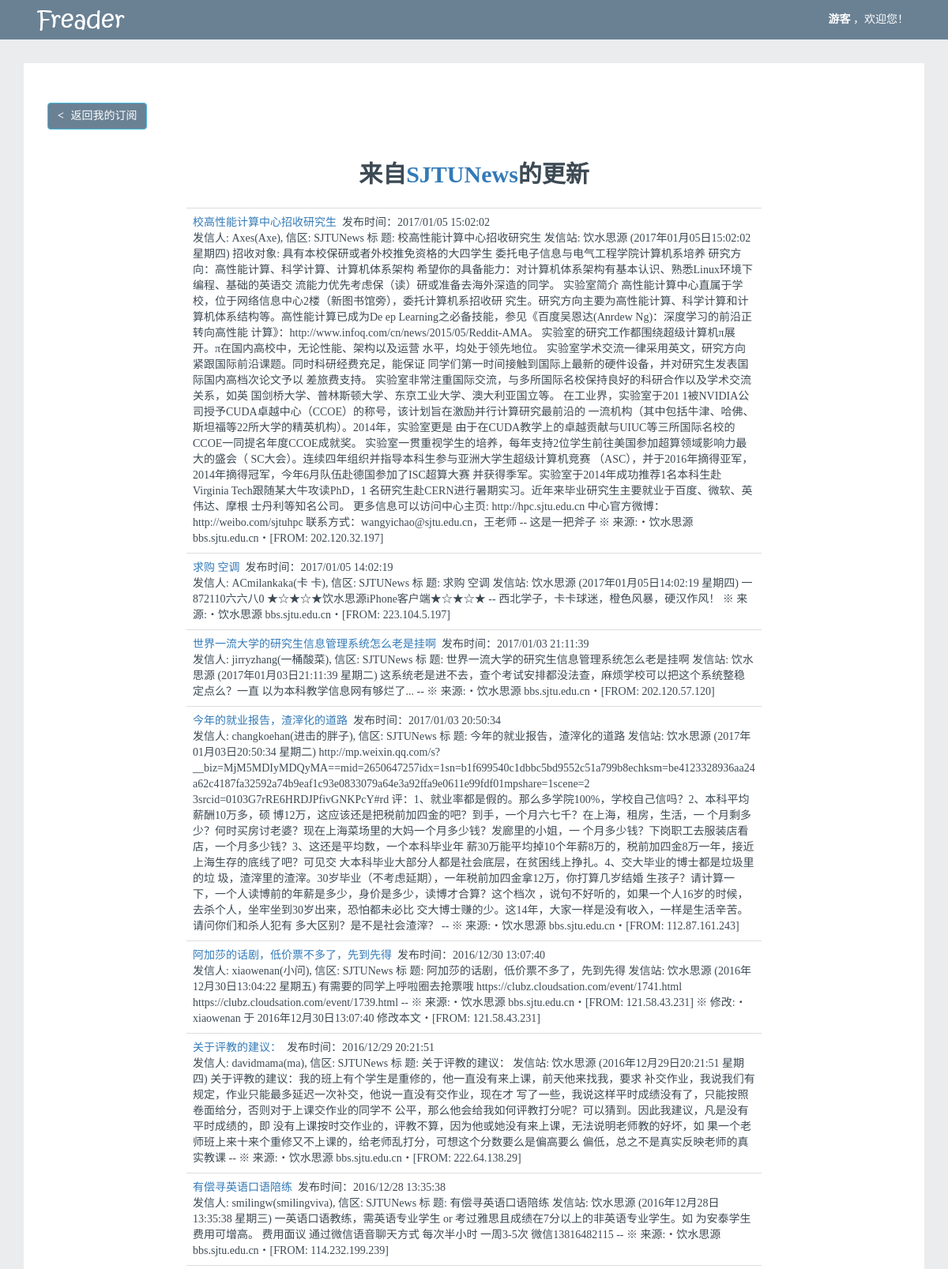
The page /chnl/383/ (upper part) on the database its author committed.
### Main/models.py (models this page shows, shortened)
class Channel(models.Model):
    title=models.CharField('标题',max_length=32)
    link=models.CharField('订阅源',max_length=64)
    description=models.CharField('描述',max_length=128)
    created_time=models.DateTimeField("创建时间",auto_now_add=True)
    has_update=models.BooleanField('是否有更新',default=False)
    class Meta:
        ordering=['-created_time']

class Item(models.Model):
    title=models.CharField('标题',max_length=32)
    link=models.CharField('链接',max_length=64)
    pubdate=models.DateTimeField('发布时间',null=True)
    description=models.CharField('描述',max_length=128)
    channel=models.ForeignKey(Channel,verbose_name='所属源')
    is_new=models.BooleanField('是否是最新',default=False)
    class Meta:
        ordering=['-pubdate']

### Main/views.py (the view)
# urls.py: url(r'^chnl/(?P<chnl_id>\d+)/$',ChnlUpdtView.as_view(),name='chnlupdt'),
class ChnlUpdtView(DetailView):
    model = Channel
    template_name = 'chnlupdt.html'
    context_object_name = 'channel'
    pk_url_kwarg = 'chnl_id'
    def get_context_data(self, **kwargs):
        kwargs['items']=self.object.item_set.all().distinct()
        if self.request.user.is_anonymous:
            kwargs['username']='游客'
        else:
            kwargs['username']=self.request.user.username
        return super(ChnlUpdtView,self).get_context_data(**kwargs)

### Main/templates/chnlupdt.html (shortened to what this page needs)
{% extends 'template.html' %}
{% load staticfiles %}
{% block mycss %}
    <link rel="stylesheet" type="text/css" href="{% static 'main/css/main.css' %}">
{% endblock %}
{% block content %}
    <div id="container">
		<div id="top">
            <span class="dropdown">
                    <a id="username" href="{% url 'Main:home' %}" class="dropdown-toggle" data-toggle="dropdown" aria-haspopup="true" aria-expanded="true">
                        {{ username }}
                    </a>
            </span>
            <span>，欢迎您！</span>
        </div>
        <div id="mainbox">
            <div style="height: 50px;"><a href="{% url 'Main:home' %}"><button type="button" class="btn btn-info" style="left: 5%; position: absolute; background: #6A8194;">
                <span style="font-weight: 900;padding-right: 5px;"><</span>
                <span>返回我的订阅</span>
            </button></a></div>
            <div style="font-size: 30px;font-weight: bold; margin: 20px; text-align: center;">来自<a href="{{ channel.link }}">{{ channel.title }}</a>的更新</div>
            <div style="width: 70%; margin: 0px auto;">
                <table class="table table-hover">
                    <tbody>
                    {% for item in items %}
                        <tr><td>
                            <a href="{{ item.link }}">{{ item.title }}</a><span>&nbsp;&nbsp;发布时间：{{ item.pubdate|date:"Y/m/d  H:i:s" }}</span><br/>
                            <span>{{ item.description }}</span>
                        </td></tr>
                    {% endfor %}
                </tbody>
            </table></div>
        </div>
	</div>
{% endblock %}

### Main/static/main/css/main.css (style rules this page uses)
html { overflow-y:scroll; }
body { margin:0; padding:0; font-family: 'Microsoft Yahei','SimSun'; }
div,dl,dt,dd,ul,ol,li,h1,h2,h3,h4,h5,h6,pre,form,fieldset,input,textarea,blockquote,p { padding:0; margin:0; }
a { text-decoration: none; }
#container { background: #EAECEE; padding-bottom: 30px; min-height: 700px; }
#top { background: #6A8194 url('../img/logo.png') no-repeat 30px 0px; height: 50px; text-align: right; line-height: 50px; padding-right: 50px; color: white; }
#username { font-weight: bold; color: white; }
#mainbox { background: white; width: 95%; min-height: 500px; margin: 30px auto; padding:50px; color: #3D4A54; }

### rows shown on the page
Channel: title "SJTUNews"
Item: title "校高性能计算中心招收研究生", pubdate "2017/01/05 15:02:02", description "发信人: Axes(Axe), 信区: SJTUNews 标 题: 校高性能计算中心招收研究生 发信站: 饮水思源 (2017年01月05日15:02:02 星期四) 招收对象: 具有本校保研或者外校推免资格的大四学生 委托电子信息与电气工程学院计算机系培养 研究方向：高性能计算、科学计算、计算机体系架构 希望你的具备能力：对计算机体系架构有基本认识、熟悉Linux环境下编程、基础的英语交 流能力优先考虑保（读）研或准备去海外深造的同学。 实验室简介 高性能计算中心直属于学校，位于网络信息中心2楼（新图书馆旁），委托计算机系招收研 究生。研究方向主要为高性能计算、科学计算和计算机体系结构等。高性能计算已成为De ep Learning之必备技能，参见《百度吴恩达(Anrdew Ng)：深度学习的前沿正转向高性能 计算》：http://www.infoq.com/cn/news/2015/05/Reddit-AMA。 实验室的研究工作都围绕超级计算机π展开。π在国内高校中，无论性能、架构以及运营 水平，均处于领先地位。 实验室学术交流一律采用英文，研究方向紧跟国际前沿课题。同时科研经费充足，能保证 同学们第一时间接触到国际上最新的硬件设备，并对研究生发表国际国内高档次论文予以 差旅费支持。 实验室非常注重国际交流，与多所国际名校保持良好的科研合作以及学术交流关系，如英 国剑桥大学、普林斯顿大学、东京工业大学、澳大利亚国立等。 在工业界，实验室于201 1被NVIDIA公司授予CUDA卓越中心（CCOE）的称号，该计划旨在激励并行计算研究最前沿的…"
Item: title "求购 空调", pubdate "2017/01/05 14:02:19", description "发信人: ACmilankaka(卡 卡), 信区: SJTUNews 标 题: 求购 空调 发信站: 饮水思源 (2017年01月05日14:02:19 星期四) 一872110六六八0 ★☆★☆★饮水思源iPhone客户端★☆★☆★ -- 西北学子，卡卡球迷，橙色风暴，硬汉作风！ ※ 来源:・饮水思源 bbs.sjtu.edu.cn・[FROM: 223.104.5.197]"
Item: title "世界一流大学的研究生信息管理系统怎么老是挂啊", pubdate "2017/01/03 21:11:39", description "发信人: jirryzhang(一桶酸菜), 信区: SJTUNews 标 题: 世界一流大学的研究生信息管理系统怎么老是挂啊 发信站: 饮水思源 (2017年01月03日21:11:39 星期二) 这系统老是进不去，查个考试安排都没法查，麻烦学校可以把这个系统整稳定点么？一直 以为本科教学信息网有够烂了... -- ※ 来源:・饮水思源 bbs.sjtu.edu.cn・[FROM: 202.120.57.120]"
Item: title "今年的就业报告，渣滓化的道路", pubdate "2017/01/03 20:50:34", description "发信人: changkoehan(进击的胖子), 信区: SJTUNews 标 题: 今年的就业报告，渣滓化的道路 发信站: 饮水思源 (2017年01月03日20:50:34 星期二) http://mp.weixin.qq.com/s?__biz=MjM5MDIyMDQyMA==mid=2650647257idx=1sn=b1f699540c1dbbc5bd9552c51a799b8echksm=be4123328936aa24 a62c4187fa32592a74b9eaf1c93e0833079a64e3a92ffa9e0611e99fdf01mpshare=1scene=2 3srcid=0103G7rRE6HRDJPfivGNKPcY#rd 评：1、就业率都是假的。那么多学院100%，学校自己信吗？2、本科平均薪酬10万多，硕 博12万，这应该还是把税前加四金的吧？到手，一个月六七千？在上海，租房，生活，一 个月剩多少？何时买房讨老婆？现在上海菜场里的大妈一个月多少钱？发廊里的小姐，一 个月多少钱？下岗职工去服装店看店，一个月多少钱？3、这还是平均数，一个本科毕业年 薪30万能平均掉10个年薪8万的，税前加四金8万一年，接近上海生存的底线了吧？可见交 大本科毕业大部分人都是社会底层，在贫困线上挣扎。4、交大毕业的博士都是垃圾里的垃 圾，渣滓里的渣滓。30岁毕业（不考虑延期），一年税前加四金拿12万，你打算几岁结婚 生孩子？请计算一下，一个人读博前的年薪是多少，身价是多少，读博才合算？这个档次…"
Item: title "阿加莎的话剧，低价票不多了，先到先得", pubdate "2016/12/30 13:07:40", description "发信人: xiaowenan(小问), 信区: SJTUNews 标 题: 阿加莎的话剧，低价票不多了，先到先得 发信站: 饮水思源 (2016年12月30日13:04:22 星期五) 有需要的同学上呼啦圈去抢票哦 https://clubz.cloudsation.com/event/1741.html https://clubz.cloudsation.com/event/1739.html -- ※ 来源:・饮水思源 bbs.sjtu.edu.cn・[FROM: 121.58.43.231] ※ 修改:・xiaowenan 于 2016年12月30日13:07:40 修改本文・[FROM: 121.58.43.231]"
Item: title "关于评教的建议：", pubdate "2016/12/29 20:21:51", description "发信人: davidmama(ma), 信区: SJTUNews 标 题: 关于评教的建议： 发信站: 饮水思源 (2016年12月29日20:21:51 星期四) 关于评教的建议：我的班上有个学生是重修的，他一直没有来上课，前天他来找我，要求 补交作业，我说我们有规定，作业只能最多延迟一次补交，他说一直没有交作业，现在才 写了一些，我说这样平时成绩没有了，只能按照卷面给分，否则对于上课交作业的同学不 公平，那么他会给我如何评教打分呢？可以猜到。因此我建议，凡是没有平时成绩的，即 没有上课按时交作业的，评教不算，因为他或她没有来上课，无法说明老师教的好坏，如 果一个老师班上来十来个重修又不上课的，给老师乱打分，可想这个分数要么是偏高要么 偏低，总之不是真实反映老师的真实教课 -- ※ 来源:・饮水思源 bbs.sjtu.edu.cn・[FROM: 222.64.138.29]"
Item: title "有偿寻英语口语陪练", pubdate "2016/12/28 13:35:38", description "发信人: smilingw(smilingviva), 信区: SJTUNews 标 题: 有偿寻英语口语陪练 发信站: 饮水思源 (2016年12月28日13:35:38 星期三) 一英语口语教练，需英语专业学生 or 考过雅思且成绩在7分以上的非英语专业学生。如 为安泰学生费用可增高。 费用面议 通过微信语音聊天方式 每次半小时 一周3-5次 微信13816482115 -- ※ 来源:・饮水思源 bbs.sjtu.edu.cn・[FROM: 114.232.199.239]"

### other values the page prints
{{ username }} "游客"
